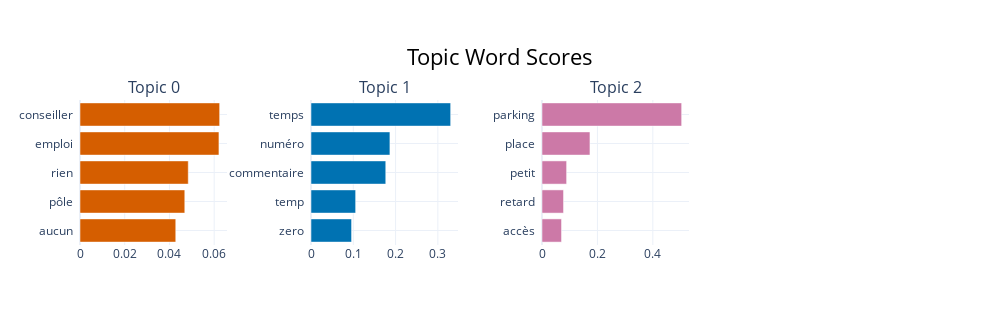

The cell this chart's notebook holds for it:
### Code cell
topic_model_neg.visualize_barchart()

### Figure 1 — Plotly figure (JSON) as saved in the notebook; plotly's stock layout.template omitted (floating-point values rounded to 4 significant figures)
{"data": [{"marker": {"color": "#D55E00"}, "orientation": "h", "type": "bar", "x": [0.04282, 0.04686, 0.04841, 0.06213, 0.06245], "xaxis": "x", "y": ["aucun  ", "pôle  ", "rien  ", "emploi  ", "conseiller  "], "yaxis": "y"}, {"marker": {"color": "#0072B2"}, "orientation": "h", "type": "bar", "x": [0.09594, 0.1056, 0.1768, 0.1866, 0.3303], "xaxis": "x2", "y": ["zero  ", "temp  ", "commentaire  ", "numéro  ", "temps  "], "yaxis": "y2"}, {"marker": {"color": "#CC79A7"}, "orientation": "h", "type": "bar", "x": [0.07048, 0.07766, 0.08881, 0.173, 0.504], "xaxis": "x3", "y": ["accès  ", "retard  ", "petit  ", "place  ", "parking  "], "yaxis": "y3"}], "layout": {"annotations": [{"font": {"size": 16}, "showarrow": false, "text": "Topic 0", "x": 0.0875, "xanchor": "center", "xref": "paper", "y": 1, "yanchor": "bottom", "yref": "paper"}, {"font": {"size": 16}, "showarrow": false, "text": "Topic 1", "x": 0.3625, "xanchor": "center", "xref": "paper", "y": 1, "yanchor": "bottom", "yref": "paper"}, {"font": {"size": 16}, "showarrow": false, "text": "Topic 2", "x": 0.6375, "xanchor": "center", "xref": "paper", "y": 1, "yanchor": "bottom", "yref": "paper"}], "height": 325, "hoverlabel": {"bgcolor": "white", "font": {"family": "Rockwell", "size": 16}}, "showlegend": false, "title": {"font": {"color": "Black", "size": 22}, "text": "Topic Word Scores", "x": 0.5, "xanchor": "center", "yanchor": "top"}, "width": 1000, "xaxis": {"anchor": "y", "domain": [0, 0.175], "showgrid": true}, "xaxis2": {"anchor": "y2", "domain": [0.275, 0.45], "showgrid": true}, "xaxis3": {"anchor": "y3", "domain": [0.55, 0.725], "showgrid": true}, "xaxis4": {"anchor": "y4", "domain": [0.825, 1], "showgrid": true}, "yaxis": {"anchor": "x", "domain": [0, 1], "showgrid": true}, "yaxis2": {"anchor": "x2", "domain": [0, 1], "showgrid": true}, "yaxis3": {"anchor": "x3", "domain": [0, 1], "showgrid": true}, "yaxis4": {"anchor": "x4", "domain": [0, 1], "showgrid": true}}}
